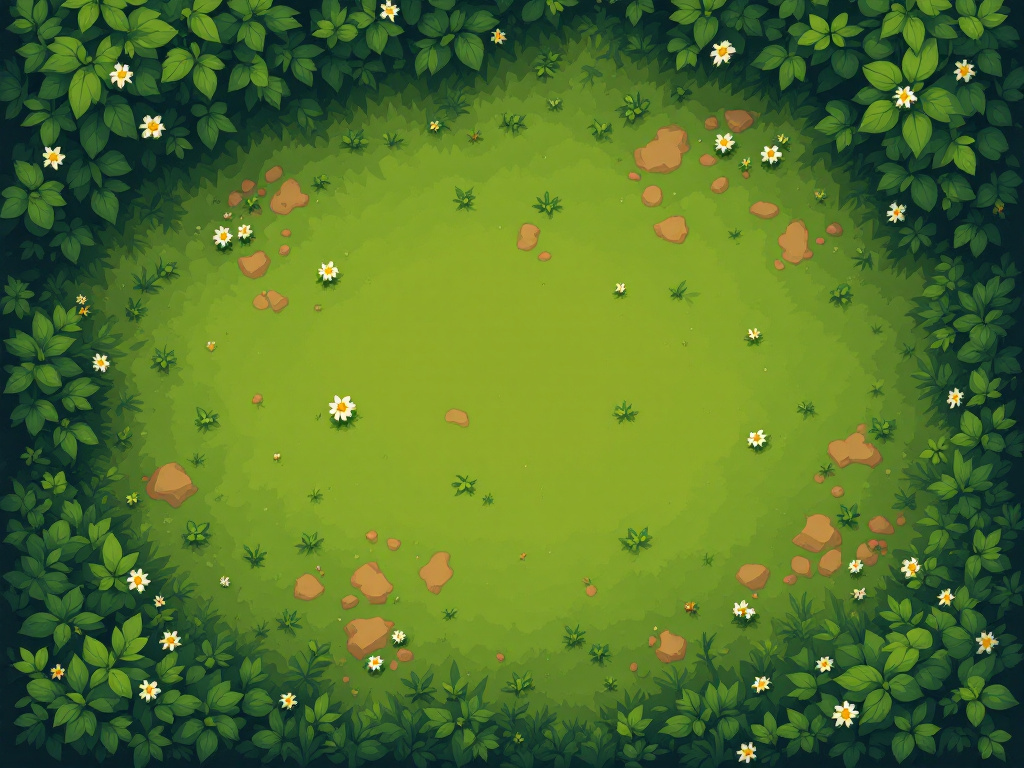
#> input picture art/monk/ground/grass.png, 1024 x 768 px, found by its file name
$ python cover_corgi_horde.py out.png
#> lines starting #> are read from the running program, lines starting #| are printed output that depends on the picture
"""Gameplay-forward corgi covers: the corgi in the middle of a ring of bugs closing in, glowing bolts
fanning out from both guns, front-rank bugs bursting, XP gems on the ground and damage numbers.
A collage of the corgi build's own sprites, like tools/cover_horde_ref.py does for the monk.
usage: python tools/cover_corgi_horde.py <out dir>"""
import json

import numpy as np
import math
import random
import sys
from pathlib import Path

from PIL import Image, ImageChops, ImageDraw, ImageEnhance, ImageFilter, ImageFont

ROOT = Path(__file__).resolve().parent.parent
sys.path.insert(0, str(ROOT / "tools"))
from cutout import cutout  # noqa: E402

CORGI = ROOT / "art" / "reskin" / "corgi"
GAME = CORGI / "game" / "art"
FONT = str(ROOT / "client" / "public" / "art" / "fonts" / "LilitaOne-Regular.ttf")
INK = (20, 16, 24, 255)
BOLT = (215, 255, 70, 255)
GEM = (255, 110, 200, 255)
# teal beetle, purple spider, purple beetle, tick, squid: chapter 1 and 2 bugs, cold colours only
MOBS = ["mobs/jiangshi", "mobs/fox", "ch2/mobs/toad", "mobs/jiangshi", "ch3/mobs/icewraith", "ch2/mobs/toad"]

# name: size, corgi centre (fractions), corgi height (u = short side), ring radii (u), bugs
LAYOUTS = {
    "landscape": ((1920, 1080), (0.5, 0.56), 0.40, (0.60, 0.40), 46),
    "portrait": ((1080, 1920), (0.5, 0.56), 0.46, (0.40, 0.62), 50),
    "square": ((800, 800), (0.5, 0.56), 0.40, (0.40, 0.38), 40),
}


# [17 lines left out: functions sheet, frame, hit_frame, not called in this run]


class Cover:
    def __init__(self, size, centre, ring):
#> called with size = (1920, 1080), centre = (0.5, 0.56), ring = (0.6, 0.4)
        self.size, self.u, self.ring = size, min(size), ring
        self.cx, self.cy = centre[0] * size[0], centre[1] * size[1]
        self.page = Image.new("RGBA", size)
#> self.page: PIL image 1920x1080 RGBA; every value is 0

    def at(self, dx, dy):
        return round(self.cx + dx * self.u), round(self.cy + dy * self.u)

    def px(self, v):
        return max(1, round(v * self.u / 1080))

    # [63 lines left out: functions place, glow, burst, bolt, gem, number, not called in this run]


def ground(c, rnd):
    tile = Image.open(GAME / "ground" / "grass.png").convert("RGBA")
    k = c.u / 1080 * 1.4
    tile = tile.resize((round(tile.width * k), round(tile.height * k)), Image.LANCZOS)
#> tile: PIL image 1434x1075 RGBA
    for x in range(0, c.size[0], tile.width):
        for y in range(0, c.size[1], tile.height):
            c.page.alpha_composite(tile, (x, y))
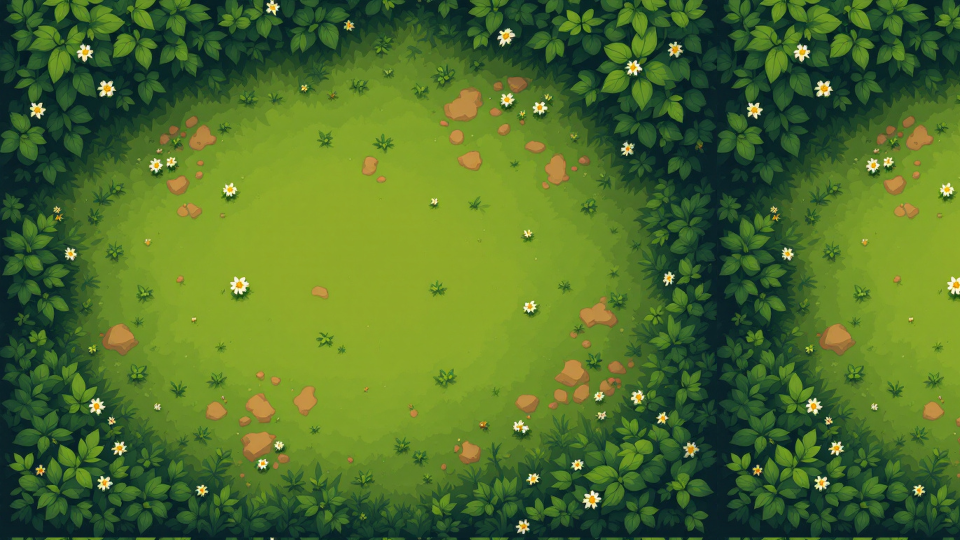
#> c.page: PIL image 1920x1080 RGBA (shown at 1/2 size); mean R, G, B, A 78.2, 110.9, 42, 255
#> (the run stopped early here; a loop or call above may not have finished)
